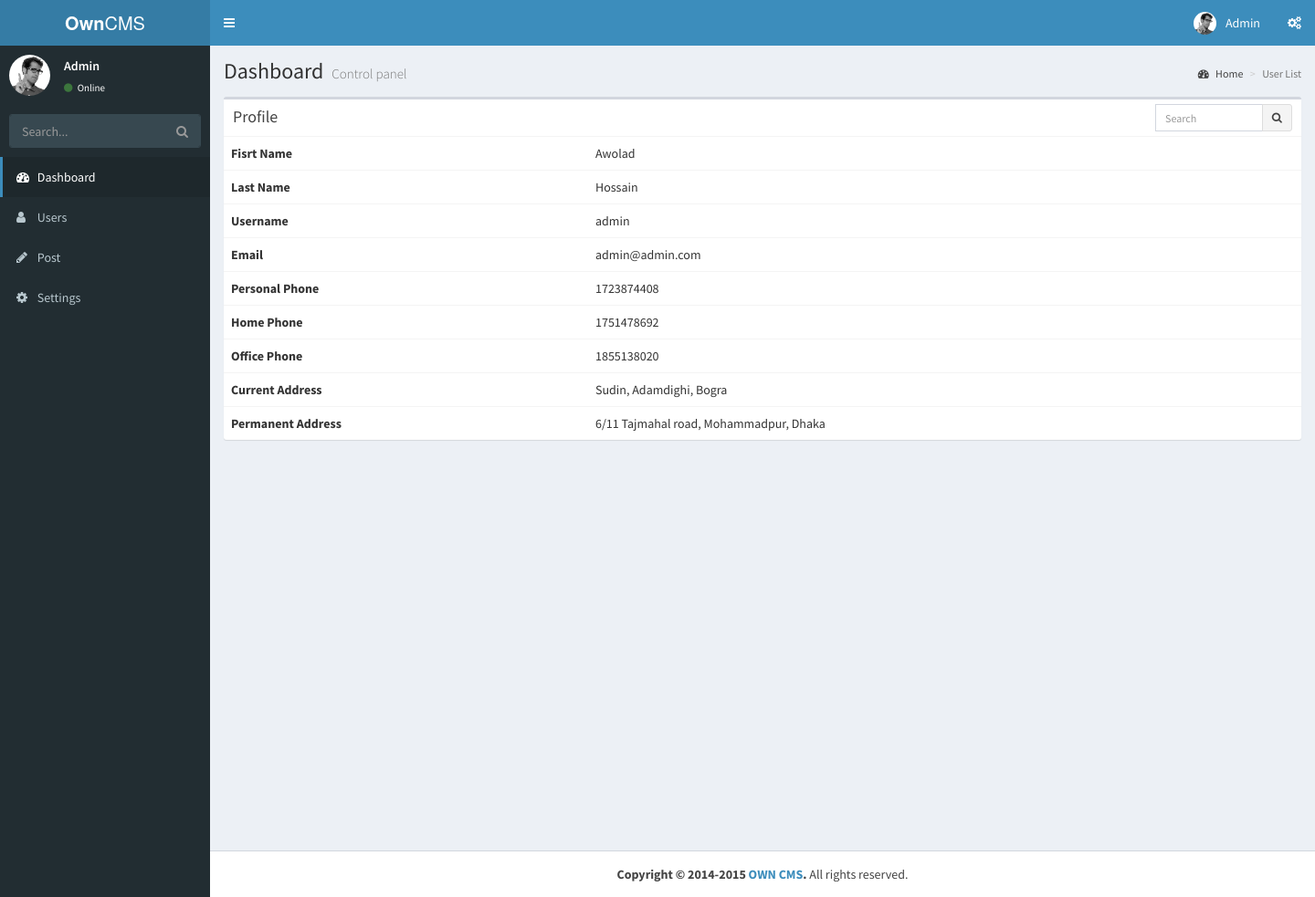
The app's page /owncms/admin/user-profile.php?unique_id=571c4438bf3f7 (signed in) with its own data.
### tables this page shows
CREATE TABLE `profiles` (
  `id` int(11) NOT NULL,
  `user_id` int(11) NOT NULL,
  `first_name` varchar(255) DEFAULT NULL,
  `last_name` varchar(255) DEFAULT NULL,
  `personal_phone` int(11) DEFAULT NULL,
  `home_phone` int(11) DEFAULT NULL,
  `office_phone` int(11) DEFAULT NULL,
  `current_address` varchar(255) DEFAULT NULL,
  `permanent_address` varchar(255) DEFAULT NULL,
  `profile_pic` varchar(255) NOT NULL,
  `created_at` datetime DEFAULT NULL,
  `modified_at` datetime DEFAULT NULL,
  `deleted_at` datetime DEFAULT NULL,
  `modified_by` int(11) DEFAULT NULL
);

CREATE TABLE `users` (
  `id` int(11) NOT NULL,
  `user_group_id` int(11) NOT NULL,
  `unique_id` varchar(255) NOT NULL,
  `username` varchar(255) NOT NULL,
  `password` varchar(255) NOT NULL,
  `email` varchar(255) NOT NULL,
  `is_admin` tinyint(4) NOT NULL,
  `modified_at` datetime NOT NULL,
  `created_at` datetime NOT NULL,
  `deleted_at` datetime DEFAULT NULL,
  `is_active` int(11) DEFAULT NULL
);

### owncms/app/src/User.php (called while the page is built, shortened)
<?php
class User
{
    public $pdo    = '';
    public $dbUser = 'root';
    public $dbPass = '';
    public $uniqueID  = '';
    public function __construct()
    {
        try {
            $this->pdo = new PDO('mysql:host=localhost;dbname=owncms', $this->dbUser, $this->dbPass);
        } catch (PDOException $e) {
            echo $e->getMessage();
        }
    }
    public function prepare($data = array())
    {
        if (is_array($data) && array_key_exists('unique_id', $data)) {
            $this->uniqueID = $data['unique_id'];
        }
        return $this;
    }
    public function viewProfileByUniqueID()
    {
        $stmt = $this->pdo->prepare("SELECT p.first_name, p.last_name, p.profile_pic, u.id, u.username, u.email, p.personal_phone, p.home_phone, p.office_phone, p.current_address, p.permanent_address FROM users u JOIN profiles p ON u.id = p.user_id WHERE u.unique_id = :uID");
        $stmt->execute(array(
            ':uID' => $this->uniqueID
        ));
        $singleUser = $stmt->fetch(PDO::FETCH_ASSOC);
        return $singleUser;
    }
}

### owncms/admin/user-profile.php (the view, shortened to what this page needs)
<?php
$user = new User();
$singleUser = $user->prepare($_GET)->viewProfileByUniqueID();
?>
<!DOCTYPE html>
<html>
<head>
    <link rel="stylesheet" href="bootstrap/css/bootstrap.min.css">
    <link rel="stylesheet" href="https://maxcdn.bootstrapcdn.com/font-awesome/4.4.0/css/font-awesome.min.css">
    <link rel="stylesheet" href="https://code.ionicframework.com/ionicons/2.0.1/css/ionicons.min.css">
    <link rel="stylesheet" href="dist/css/AdminLTE.min.css">
    <link rel="stylesheet" href="dist/css/skins/_all-skins.min.css">
    <link rel="stylesheet" href="plugins/iCheck/flat/blue.css">
    <link rel="stylesheet" href="plugins/morris/morris.css">
    <link rel="stylesheet" href="plugins/jvectormap/jquery-jvectormap-1.2.2.css">
    <link rel="stylesheet" href="plugins/datepicker/datepicker3.css">
    <link rel="stylesheet" href="plugins/daterangepicker/daterangepicker-bs3.css">
    <link rel="stylesheet" href="plugins/bootstrap-wysihtml5/bootstrap3-wysihtml5.min.css">
</head>
<body class="hold-transition skin-blue sidebar-mini">
<div class="wrapper">
    <header class="main-header">
        <a href="index.php" class="logo">
            <span class="logo-lg"><b>Own</b>CMS</span>
        </a>
        <nav class="navbar navbar-static-top" role="navigation">
            <a href="#" class="sidebar-toggle" data-toggle="offcanvas" role="button">
            </a>
            <div class="navbar-custom-menu">
                <ul class="nav navbar-nav">
                    <li class="dropdown user user-menu">
                        <a href="#" class="dropdown-toggle" data-toggle="dropdown">
                            <img src="dist/img/user2-160x160.jpg" class="user-image" alt="User Image">
                            <span class="hidden-xs">Admin</span>
                        </a>
                    </li>
                    <li>
                        <a href="#" data-toggle="control-sidebar"><i class="fa fa-gears"></i></a>
                    </li>
                </ul>
            </div>
        </nav>
    </header>
    <aside class="main-sidebar">
        <section class="sidebar">
            <div class="user-panel">
                <div class="pull-left image">
                    <img src="dist/img/user2-160x160.jpg" class="img-circle" alt="User Image">
                </div>
                <div class="pull-left info">
                    <p>Admin</p>
                    <a href="#"><i class="fa fa-circle text-success"></i> Online</a>
                </div>
            </div>
            <form action="#" method="get" class="sidebar-form">
                <div class="input-group">
                    <input type="text" name="q" class="form-control" placeholder="Search...">
              <span class="input-group-btn">
                <button type="submit" name="search" id="search-btn" class="btn btn-flat"><i class="fa fa-search"></i></button>
              </span>
                </div>
            </form>
            <ul class="sidebar-menu">
                <li class="active">
                    <a href="index.php">
                        <i class="fa fa-dashboard"></i> <span>Dashboard</span> <i class="pull-right"></i>
                    </a>
                </li>
                <li class="treeview">
                    <a href="index.php">
                        <i class="fa fa-user"></i> <span>Users</span> <i class="pull-right"></i>
                    </a>
                </li>
                <li class="treeview">
                    <a href="index.php">
                        <i class="fa fa-pencil"></i> <span>Post</span> <i class="pull-right"></i>
                    </a>
                </li>
                <li class="treeview">
                    <a href="index.php">
                        <i class="fa fa-cog"></i> <span>Settings</span> <i class="pull-right"></i>
                    </a>
                </li>
            </ul>
        </section>
    </aside>
    <div class="content-wrapper">
        <section class="content-header">
            <h1>
                Dashboard
                <small>Control panel</small>
            </h1>
            <ol class="breadcrumb">
                <li><a href="#"><i class="fa fa-dashboard"></i> Home</a></li>
                <li class="active">User List</li>
            </ol>
        </section>
        <section class="content">
            <div class="row">
                <div class="col-xs-12">
                    <div class="box">
                        <div class="box-header">
                            <h3 class="box-title">Profile</h3>
                            <div class="box-tools">
                                <div class="input-group" style="width: 150px;">
                                    <input type="text" name="table_search" class="form-control input-sm pull-right" placeholder="Search">
                                    <div class="input-group-btn">
                                        <button class="btn btn-sm btn-default"><i class="fa fa-search"></i></button>
                                    </div>
                                </div>
                            </div>
                        </div>
                        <div class="box-body table-responsive no-padding">
                            <table class="table table-hover">
                                <tr>
                                    <th>Fisrt Name</th>
                                    <td><?php echo $singleUser['first_name']; ?></td>
                                </tr>
                                <tr>
                                    <th>Last Name</th>
                                    <td><?php echo $singleUser['last_name']; ?></td>
                                </tr>
                                <tr>
                                    <th>Username</th>
                                    <td><?php echo $singleUser['username']; ?></td>
                                </tr>
                                <tr>
                                    <th>Email</th>
                                    <td><?php echo $singleUser['email']; ?></td>
                                </tr>
                                <tr>
                                    <th>Personal Phone</th>
                                    <td><?php echo $singleUser['personal_phone']; ?></td>
                                </tr>
                                <tr>
                                    <th>Home Phone</th>
                                    <td><?php echo $singleUser['home_phone']; ?></td>
                                </tr>
                                <tr>
                                    <th>Office Phone</th>
                                    <td><?php echo $singleUser['office_phone']; ?></td>
                                </tr>
                                <tr>
                                    <th>Current Address</th>
                                    <td><?php echo $singleUser['permanent_address']; ?></td>
                                </tr>
                                <tr>
                                    <th>Permanent Address</th>
                                    <td><?php echo $singleUser['current_address']; ?></td>
                                </tr>
                            </table>
                        </div>
                    </div>
                </div>
            </div>
        </section>
    </div>
    <footer class="main-footer " style="text-align: center">
        <strong>Copyright &copy; 2014-2015 <a href="#">OWN CMS</a>.</strong> All rights reserved.
    </footer>
</div>
</body>
</html>

### records on screen
profiles: first_name "Awolad", last_name "Hossain", user.username "admin", user.email "admin@admin.com", personal_phone "1723874408", home_phone "1751478692", office_phone "1855138020", permanent_address "Sudin, Adamdighi, Bogra", current_address "6/11 Tajmahal road, Mohammadpur, Dhaka"
